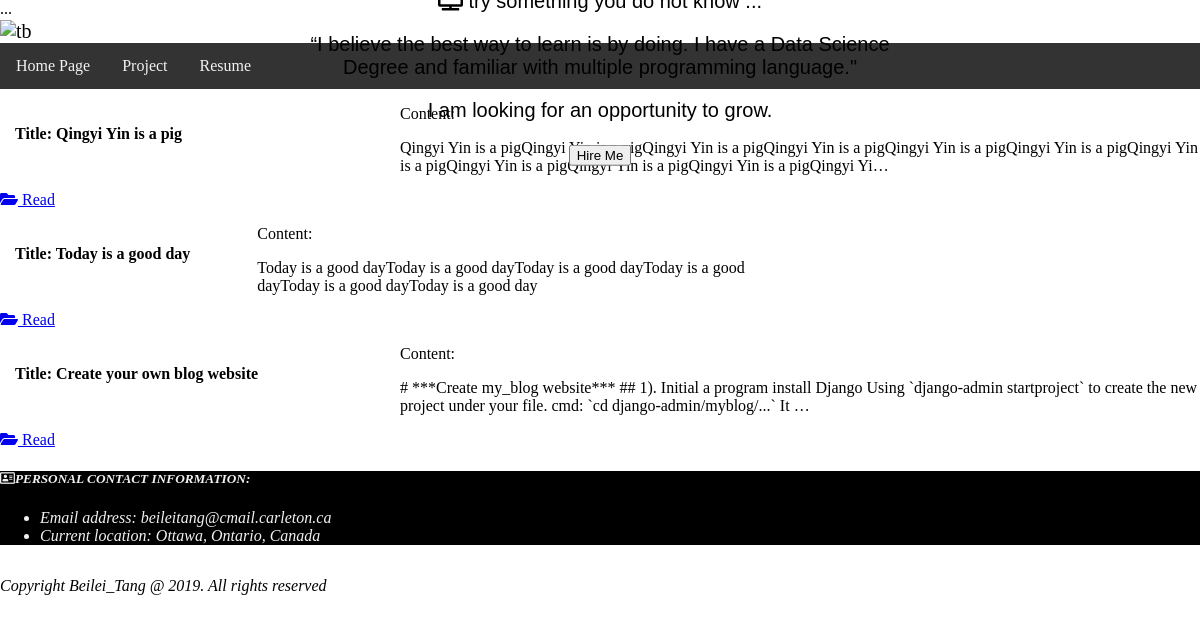
The app's page /blog_post/, older data.
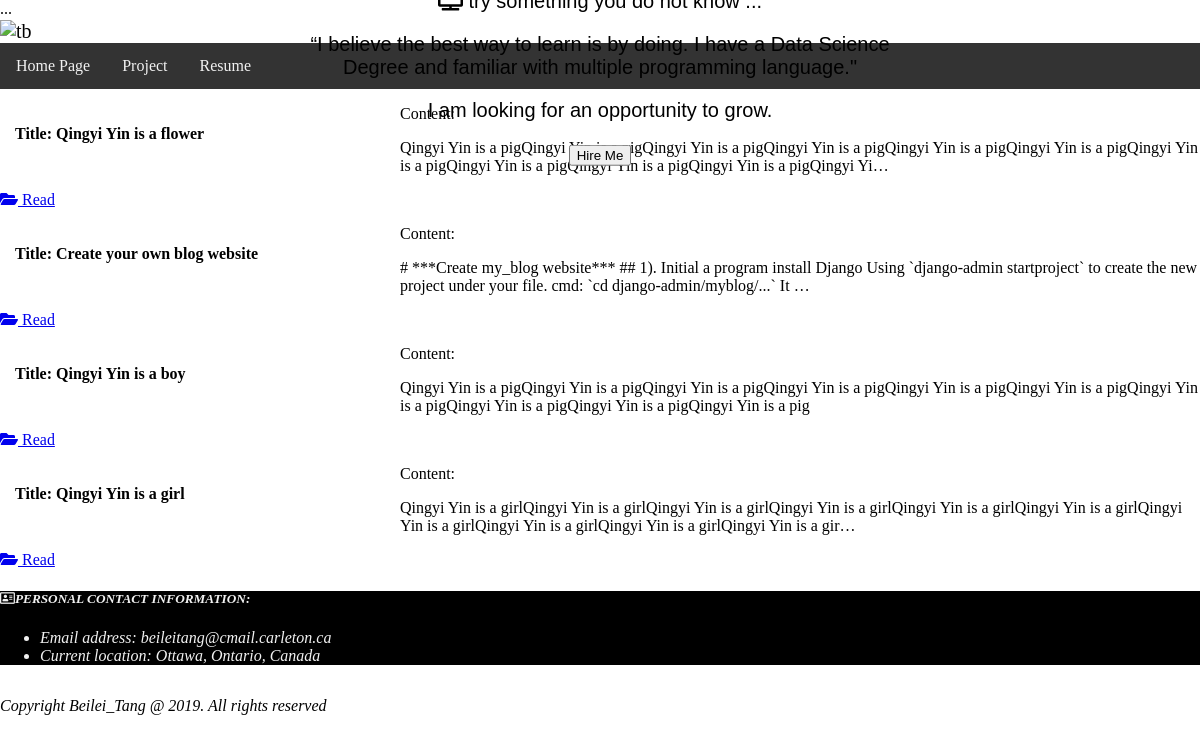
The same page, newer data.
### blog/models.py (models this page shows, shortened)
class Blog(models.Model):
    id = models.AutoField(primary_key=True)
    title = models.CharField(max_length=50)
    body = models.TextField()
    date = models.DateField()
    """Foreign Key: one to many relationship, one category can have many blogs """
    category = models.ForeignKey(Category, on_delete=models.SET_NULL, null=True)
    """Foreign Key: one to many relationship, one author can have many blogs """
    Author = models.ForeignKey('Author', on_delete=models.SET_NULL, null=True)
    class Meta:
        ordering = ['date']

### blog/views.py (the view)
# urls.py: path('blog_post/', views.blog_post, name='post'),
def blog_post(request):
    post_list = Blog.objects.all()
    return render(request, 'post.html', {'post_list':post_list})

### blog/templates/post.html
{% extends "blog_base.html" %}
{% load staticfiles %}
{% block content %}
<div class="post-topnav">
  <a href="/blog/">Home Page</a>
  <a href="/project/">Project</a>
  <a href="/resume/">Resume</a>
</div>
    <div class ="post-page">
    {% for blog in post_list %}
            <div class="post-page">
                <div class="card h-100">
                    <div class="post-row">
                        <div class="post-column">
                                <h4 class="post-header">Title: {{ blog.title }}</h4>
                        </div>
                        <div class="post-body">
                            <p class="post-text"> Content:</p>
                            <p>{{ blog.body|truncatechars:200|striptags}}</p>
                            <div class="post-footer">
                                <a class="link" href="/blog/blog_post/detail"><i class="fas fa-folder-open"></i> Read</a>
                            </div>
                        </div>
                    </div>
                </div>
            </div>
        {% endfor %}
    <link rel="stylesheet" href="{% static 'css/styles.css' %}">
</div>
{% endblock content %}

Row changes from the older to the newer data that the page shows:
removed Blog: title "Today is a good day", body "Today is a good dayToday is a good dayToday is a good dayToday is a good dayToday is a good dayToday is a good day"
changed Blog: title "Qingyi Yin is a pig" → "Qingyi Yin is a flower"
added Blog: title "Qingyi Yin is a boy", body "Qingyi Yin is a pigQingyi Yin is a pigQingyi Yin is a pigQingyi Yin is a pigQingyi Yin is a pigQingyi Yin is a pigQingyi Yin is a pigQingyi Yin is a pigQingyi Yin is a pigQingyi Yin is a pig"
added Blog: title "Qingyi Yin is a girl", body "Qingyi Yin is a girlQingyi Yin is a girlQingyi Yin is a girlQingyi Yin is a girlQingyi Yin is a girlQingyi Yin is a girlQingyi Yin is a girlQingyi Yin is a girlQingyi Yin is a girlQingyi Yin is a gir…"
